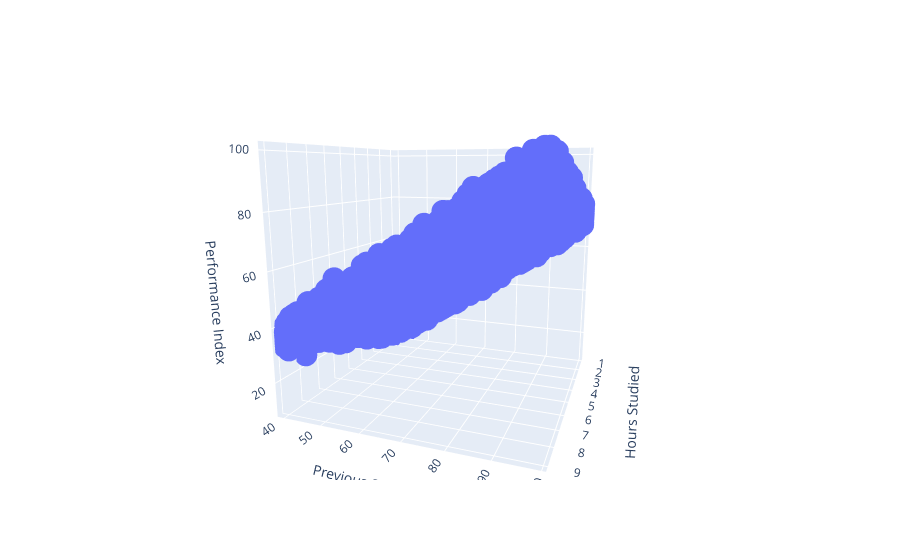

Notebook cell for this chart:
### Code cell
px.scatter_3d(data, x = data["Hours Studied"], y = data["Previous Scores"], z = data["Performance Index"])

### Figure 1 — Plotly figure (JSON) as saved in the notebook; plotly's stock layout.template omitted (floating-point values rounded to 4 significant figures; data arrays with more than 128 entries replaced by an {"elided": "..."} marker saying what was removed)
{"data": [{"hovertemplate": "Hours Studied=%{x}<br>Previous Scores=%{y}<br>Performance Index=%{z}<extra></extra>", "legendgroup": "", "marker": {"color": "#636efa", "symbol": "circle"}, "mode": "markers", "name": "", "scene": "scene", "showlegend": false, "type": "scatter3d", "x": {"elided": "10000 int values"}, "y": {"elided": "10000 int values"}, "z": {"elided": "10000 int values"}}], "layout": {"autosize": true, "legend": {"tracegroupgap": 0}, "margin": {"t": 60}, "scene": {"aspectmode": "auto", "aspectratio": {"x": 1, "y": 1, "z": 1}, "camera": {"center": {"x": 0, "y": 0, "z": 0}, "eye": {"x": 1.912, "y": 0.7134, "z": 0.4119}, "projection": {"type": "perspective"}, "up": {"x": 0, "y": 0, "z": 1}}, "domain": {"x": [0, 1], "y": [0, 1]}, "xaxis": {"title": {"text": "Hours Studied"}, "type": "linear"}, "yaxis": {"title": {"text": "Previous Scores"}, "type": "linear"}, "zaxis": {"title": {"text": "Performance Index"}, "type": "linear"}}}}
